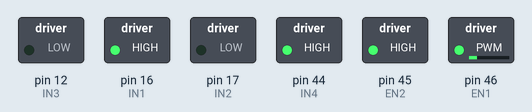
Recording of a sketch running on a simulated Arduino Mega 2560, built with avr-gcc and run on an emulated ATmega2560. Parts: switched loads named in the sketch (green lamp = pin HIGH).

Above: at 0.1 s.
Timing chart, 0 to 1.6 s (numbered marks = the images above):
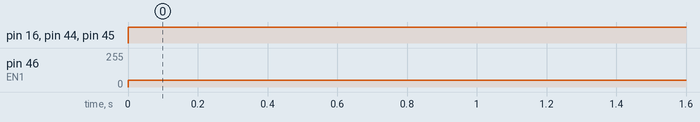

Measured:
- by itself, pin 16 (IN1), pin 44 (IN4), pin 45 (EN2): LOW → HIGH at 0.00 s
- by itself, pin 46 (EN1): 0/255 → 50/255 at 0.00 s

The sketch:

Driver_Motor.ino
```cpp
#define IN1 16
#define IN2 17
#define IN3 12
#define IN4 44
#define EN1 46
#define EN2 45
void setup() {
pinMode(IN1,OUTPUT);
pinMode(IN2,OUTPUT);
pinMode(IN3,OUTPUT);
pinMode(IN4,OUTPUT);
pinMode(EN1,OUTPUT);
pinMode(EN2,OUTPUT);
}

void loop() {
digitalWrite(IN1,HIGH);
digitalWrite(IN2,LOW);
analogWrite(EN1,50);
digitalWrite(IN3,LOW);
digitalWrite(IN4,HIGH);
analogWrite(EN2,255);
}
```
